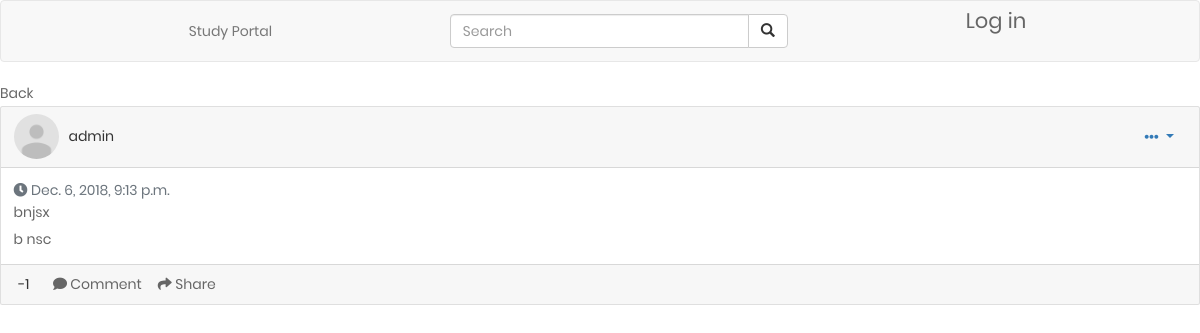
The app's page /p10, older data.
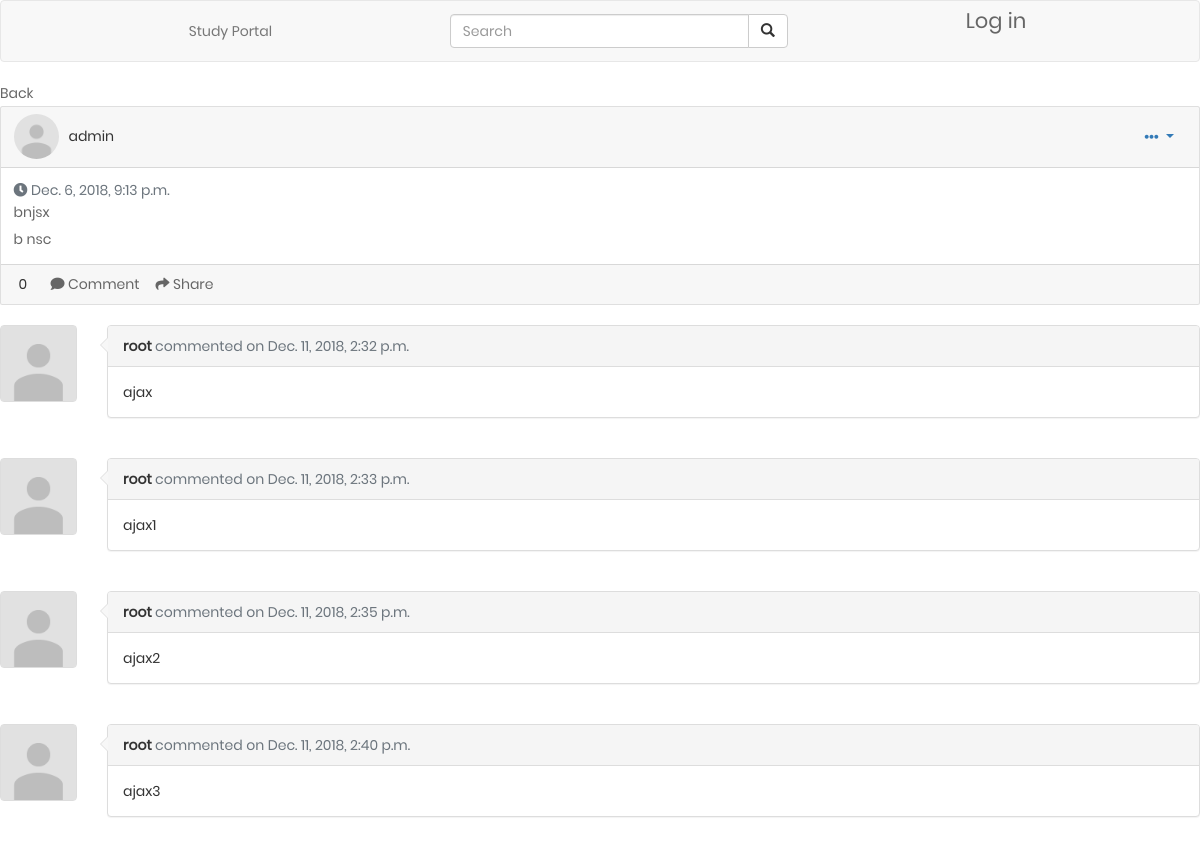
The same page, newer data.
### profiles/models.py (models this page shows, shortened)
class Post(models.Model):
    title = models.CharField(max_length=255)
    content = models.TextField()
    created_on = models.DateTimeField(auto_now_add=True)
    author = models.ForeignKey(User, related_name='author',on_delete=models.CASCADE)
    upvote = models.ManyToManyField(User, related_name='upvotes')
    downvote = models.ManyToManyField(User, related_name='downvotes')
    vote_count = models.IntegerField(default = 0)

class Comment(models.Model):
    content = models.TextField()
    created_on = models.DateTimeField(auto_now_add=True)
    author = models.ForeignKey(User,on_delete=models.CASCADE)
    post = models.ForeignKey(Post, related_name='comments', on_delete=models.CASCADE)

### profiles/views.py (the view)
# urls.py: url(r'^p(?P<pk>\d+)$', views.post_detail, name='post-detail'),
def post_detail(request, pk):
	post = Post.objects.filter(pk=pk)
	if post.count() == 0:
		return HttpResponseRedirect(reverse("post_new"))
	return render(request, 'post/post_detail.html', context={'post': post[0]})

### profiles/templates/post/post_detail.html (shortened to what this page needs)
{% extends "base.html" %}
{% block content %}
{% load social_share %}
{% load static %}
{% load staticfiles %}
<link rel="stylesheet" type="text/css" href="{% static 'css/main.css' %}">
    <a href="{% url 'home' %}">Back</a>
    <div class="card gedf-card">
        <div class="card-header">
            <div class="d-flex justify-content-between align-items-center">
                <div class="d-flex justify-content-between align-items-center">
                    <div class="mr-2">
                        {% if post.author.profile.all.count == 0 %}
                            <img class="rounded-circle" width="45" src="{% static 'images/default.png' %}"/>
                        {% else %}
                            {% for profile in post.author.profile.all %}
                                <img class="rounded-circle" width="45" src="{{profile.profile_picture.url}}">
                            {% endfor %}
                        {% endif %}
                    </div>
                    <div class="ml-2">
                        <div class="h5 m-0">{{ post.author.username }}</div>
                    </div>
                </div>
                <div>
                    <div class="dropdown">
                        <button class="btn btn-link dropdown-toggle" type="button" id="gedf-drop1" data-toggle="dropdown" aria-haspopup="true" aria-expanded="false">
                            <i class="fa fa-ellipsis-h"></i>
                        </button>
                    </div>
                </div>
            </div>
        </div>
        <div class="card-body">
            <div class="text-muted h7 mb-2"> <i class="fa fa-clock-o"></i> {{ post.created_on }}</div>
            <a class="card-link" href="{% url 'post-detail' post.id %}">
                <h5 class="card-title">{{ post.title }}</h5>
            </a>
            <p class="card-text">
                {{ post.content }}
            </p>
        </div>
        <div class="card-footer">
            <span id="votes-{{post.id}}" style="padding-right: 20px; padding-left: 5px;">{{ post.vote_count }}</span>
            <a href="#" class="card-link"><i class="fa fa-comment"></i> Comment</a>
            <a href="#" class="card-link"><i class="fa fa-mail-forward"></i> Share</a>
        </div>
    </div>
    <br>
    <div id="comments-{{post.id}}">
    {% for comment in post.comments.all %}
        <div class="row">
            <div class="col-sm-auto">
                <div class="thumbnail">
                    {% if comment.author.profile.all.count == 0 %}
                        <img class="img-responsive user-photo" height="75px" width="75px" src="{% static 'images/default.png' %}"/>
                    {% else %}
                        {% for profile in comment.author.profile.all %}
                            <img class="img-responsive user-photo" src="{{profile.profile_picture.url}}">
                        {% endfor %}
                    {% endif %}
                </div>
            </div>
            <div class="col">
                <div class="panel panel-default">
                    <div class="panel-heading">
                        <strong>{{comment.author}}</strong> <span class="text-muted">commented on {{comment.created_on}}</span>
                    </div>
                    <div class="panel-body">
                        {{comment.content}}
                    </div>
                </div>
            </div>
        </div>
        <br>
    {% endfor %}
    <br>
    </div>
{% endblock %}

### profiles/templates/base.html (shortened to what this page needs)
<!DOCTYPE html>
<html lang="en">
{% load static %}
<head>
	<link href="//maxcdn.bootstrapcdn.com/bootstrap/4.1.1/css/bootstrap.min.css" rel="stylesheet" id="bootstrap-css">
	<link href="https://stackpath.bootstrapcdn.com/bootstrap/3.3.7/css/bootstrap.min.css" rel="stylesheet" id="bootstrap-css">
	<link rel="stylesheet" type="text/css" href="{% static 'css/comment.css' %}">
	<link href="https://stackpath.bootstrapcdn.com/font-awesome/4.7.0/css/font-awesome.min.css" rel="stylesheet"
>
	<link href="https://use.fontawesome.com/releases/v5.0.1/css/all.css" rel="stylesheet">
</head>
<body>
	<nav class="navbar navbar-default">
		<ul class="nav navbar-nav navbar-right">
			<li><a href="{% url 'home' %}">Study Portal</a></li>
		</ul>
		<form class="navbar-form navbar-right">
			<div class="input-group">
				<input type="text" class="form-control" placeholder="Search">
				<span class="input-group-btn">
					<button type="button" class="btn btn-default"><span class="glyphicon glyphicon-search"></span></button>
				</span>
			</div>
		</form>
		{% if user.is_authenticated %}
			<ul class="nav navbar-nav navbar-right">
				<li><a class="lead" href="{% url 'logout' %}?next=/"> Logout</a></li>
			</ul>
			{% else %}
			<a class="lead" href="{% url 'login' %}">Log in</a>
		{% endif %}
	</nav>
	{% block content %}{% endblock content %}
</body>

### profiles/static/css/comment.css (style rules this page uses)
.thumbnail { padding:0px; }
.user-photo { height: 75px; width: 75px; }
.panel { position:relative; }
.panel>.panel-heading:after,.panel>.panel-heading:before { position:absolute; top:11px;left:-16px; right:100%; width:0; height:0; display:block; content:" "; border-color:transparent; border-style:solid solid outset; pointer-events:none; }
.panel>.panel-heading:after { border-width:7px; border-right-color:#f7f7f7; margin-top:1px; margin-left:2px; }
.panel>.panel-heading:before { border-right-color:#ddd; border-width:8px; }

### profiles/static/css/main.css (style rules this page uses)
* { margin: 0px; padding: 0px; box-sizing: border-box; }
body, html { height: 100%; font-family: Poppins-Regular, sans-serif; }
a { font-family: Poppins-Regular; font-size: 14px; line-height: 1.7; color: #666666; margin: 0px; transition: all 0.4s; -webkit-transition: all 0.4s; -o-transition: all 0.4s; -moz-transition: all 0.4s; }
h1,h2,h3,h4,h5,h6 { margin: 0px; }
p { font-family: Poppins-Regular; font-size: 14px; line-height: 1.7; color: #666666; margin: 0px; }
ul, li { margin: 0px; list-style-type: none; }
input { outline: none; border: none; }
button { outline: none !important; border: none; background: transparent; }

Row changes from the older to the newer data that the page shows:
changed Post "bnjsx": vote_count "-1" → "0"
added Comment: author "root", created_on "Dec. 11, 2018, 2:32 p.m.", content "ajax"
added Comment: author "root", created_on "Dec. 11, 2018, 2:33 p.m.", content "ajax1"
added Comment: author "root", created_on "Dec. 11, 2018, 2:35 p.m.", content "ajax2"
added Comment: author "root", created_on "Dec. 11, 2018, 2:40 p.m.", content "ajax3"
